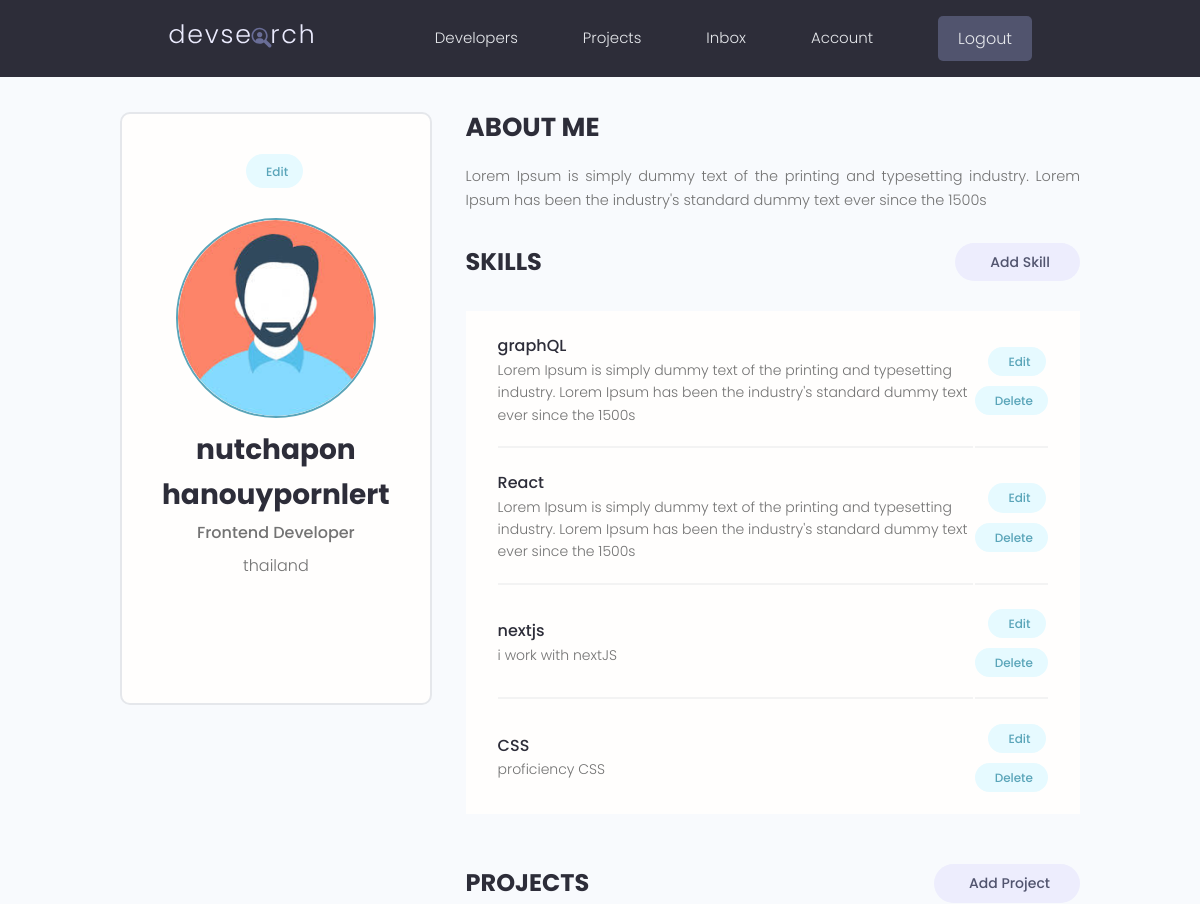
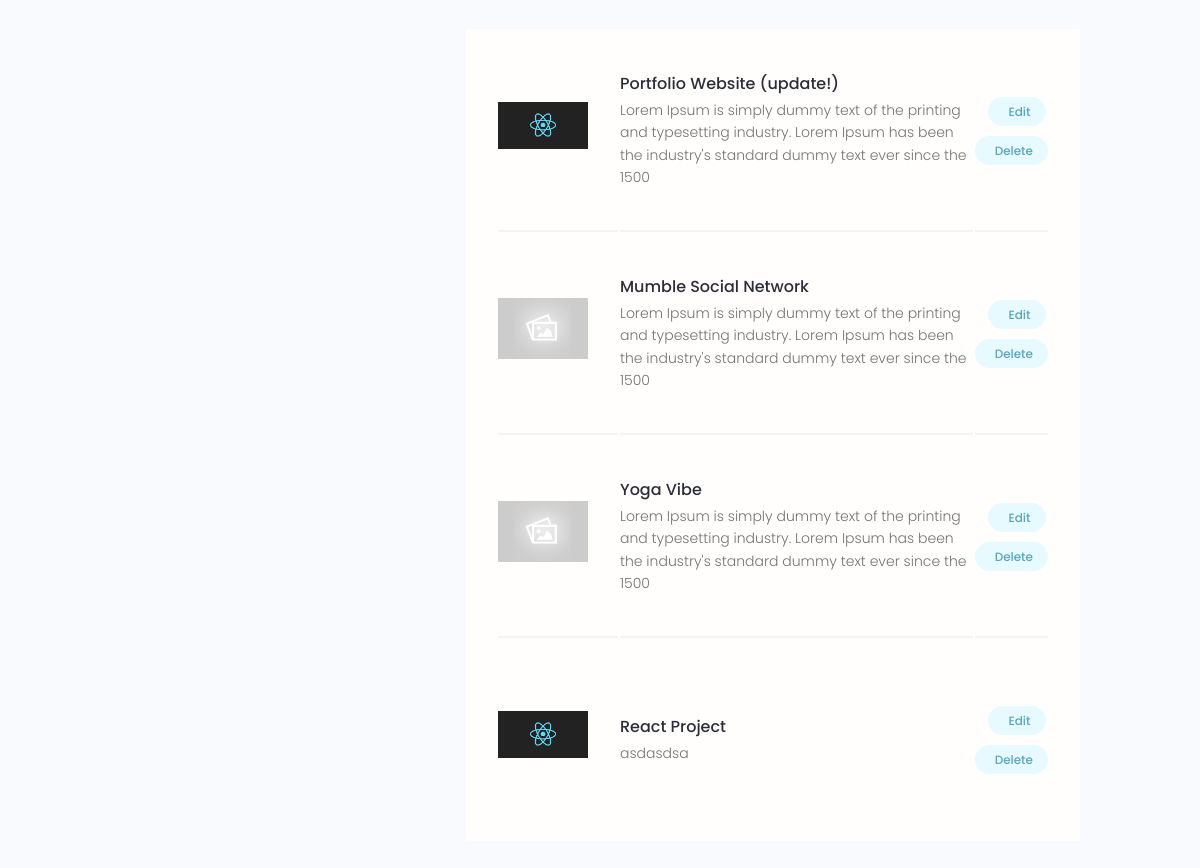
The app's page /account/ (signed in) with its own data (2 pictures, top to bottom).
### users/models.py (models this page shows, shortened)
class Profile(models.Model):
    user = models.OneToOneField(User, on_delete=models.CASCADE, null=True, blank=True)
    name = models.CharField(max_length=200, null=True, blank=True)
    username = models.CharField(max_length=200, null=True, blank=True)
    location = models.CharField(max_length=200, null=True, blank=True)
    email = models.EmailField(max_length=500, blank=True, null=True)
    short_intro =  models.CharField(max_length=200, null=True, blank=True)
    bio = models.TextField(null=True, blank=True)
    profile_image = models.ImageField(null=True, blank=True, upload_to='profiles/', default='profiles/user-default.png')
    social_github = models.CharField(max_length=200, null=True, blank=True)
    social_twitter = models.CharField(max_length=200, null=True, blank=True)
    social_linkedin = models.CharField(max_length=200, null=True, blank=True)
    social_youtube = models.CharField(max_length=200, null=True, blank=True)
    social_website = models.CharField(max_length=200, null=True, blank=True)
    created = models.DateTimeField(auto_now_add=True)
    id = models.UUIDField(
        default=uuid.uuid4,
        unique=True,
        primary_key=True,
        editable=False
    )

class Skill(models.Model):
    owner = models.ForeignKey(Profile, on_delete=models.CASCADE, null=True, blank=True)
    name = models.CharField(max_length=200, null=True, blank=True)
    description = models.TextField(null=True, blank=True)
    created = models.DateTimeField(auto_now_add=True)
    id = models.UUIDField(
        default=uuid.uuid4,
        unique=True,
        primary_key=True,
        editable=False
    )

### projects/models.py (models this page shows, shortened)
class Project(models.Model):
    owner = models.ForeignKey(Profile, null=True, blank=True, on_delete=models.SET_NULL)
    title = models.CharField(max_length=200)
    description = models.TextField(null=True, blank=True)
    featured_image = models.ImageField(null=True, blank=True, default='default.jpg')
    demo_link = models.CharField(max_length=2000, null=True, blank=True)
    source_link = models.CharField(max_length=2000, null=True, blank=True)
    tags = models.ManyToManyField('Tag', blank=True)
    vote_ratio = models.IntegerField(default=0, null=True, blank=True)
    vote_total = models.IntegerField(default=0, null=True, blank=True)
    created = models.DateTimeField(auto_now_add=True)
    id = models.UUIDField(
        default=uuid.uuid4,
        unique=True,
        primary_key=True,
        editable=False
    )

### users/views.py (the view)
# urls.py: path('account/', views.user_account, name='account'),
def user_account(request):
    profile = request.user.profile
    skills = profile.skill_set.all()
    projects = profile.project_set.all()
    context = {
        'profile': profile,
        'skills': skills,
        'projects': projects
    }
    return render(request, 'users/account.html', context)

### users/templates/users/account.html (shortened to what this page needs)
{% extends 'main.html' %} {% block content %}
<main class="settingsPage profile my-md">
    <div class="container">
        <div class="layout">
            <div class="column column--1of3">
                <div class="card text-center">
                    <div class="card__body dev">
                        <a
                            class="tag tag--pill tag--main settings__btn"
                            href="{% url 'edit-account' %}"
                            > Edit</a
                        >
                        <img
                            class="avatar avatar--xl dev__avatar"
                            src="{{ profile.profile_image.url }}"
                        />
                        <h2 class="dev__name">{{ profile.name }}</h2>
                        <p class="dev__title">{{ profile.short_intro }}</p>
                        <p class="dev__location">{{ profile.location }}</p>
                        <ul class="dev__social">
                        </ul>
                    </div>
                </div>
            </div>
            <div class="column column--2of3">
                <div class="devInfo">
                    <h3 class="devInfo__title">About Me</h3>
                    <p class="devInfo__about">{{ profile.bio }}</p>
                </div>
                <div class="settings">
                    <h3 class="settings__title">Skills</h3>
                    <a
                        class="tag tag--pill tag--sub settings__btn tag--lg"
                        href="{% url 'create-skill' %}"
                        > Add Skill</a
                    >
                </div>
                <table class="settings__table">
                    {% for skill in skills %}
                    <tr>
                        <td class="settings__tableInfo">
                            <h4>{{skill.name}}</h4>
                            <p>{{skill.description}}</p>
                        </td>
                        <td class="settings__tableActions">
                            <a
                                class="tag tag--pill tag--main settings__btn"
                                href="{% url 'update-skill' skill.id %}"
                                > Edit</a
                            >
                            <a
                                class="tag tag--pill tag--main settings__btn"
                                href="{% url 'delete-skill' skill.id %}?next=/account"
                                > Delete</a
                            >
                        </td>
                    </tr>
                    {% endfor %}
                </table>
                <div class="settings">
                    <h3 class="settings__title">Projects</h3>
                    <a
                        class="tag tag--pill tag--sub settings__btn tag--lg"
                        href="{% url 'create-project' %}"
                        > Add Project</a
                    >
                </div>
                <table class="settings__table">
                    {% for project in projects %}
                    <tr>
                        <td class="settings__thumbnail">
                            <a href="{% url 'project' project.id %}"
                                ><img
                                    src="{{ project.featured_image.url }}"
                                    alt="Project Thumbnail"
                            /></a>
                        </td>
                        <td class="settings__tableInfo">
                            <a href="{% url 'project' project.id %}"
                                >{{ project.title }}</a
                            >
                            <p>{{ project.description|slice:"150" }}</p>
                        </td>
                        <td class="settings__tableActions">
                            <a
                                class="tag tag--pill tag--main settings__btn"
                                href="{% url 'update-project' project.id %}"
                                > Edit</a
                            >
                            <a
                                class="tag tag--pill tag--main settings__btn"
                                href="{% url 'delete-project' project.id %}?next=/account"
                                > Delete</a
                            >
                        </td>
                    </tr>
                    {% endfor %}
                </table>
            </div>
        </div>
    </div>
</main>
{% endblock content %}

### static/styles/app.css (style rules this page uses)
:root { --color-sub: #2d2d39; }
.card { border: 2px solid var(--color-light); }
img { width: 100%; }
.profile .card > .dev { padding: 4rem; }
.dev__avatar { display: block; margin: auto; }
.dev__name { color: var(--color-sub); font-size: 2.8rem; font-weight: 700; margin-top: 1rem; margin-bottom: 0.5rem; }
.dev__title { font-size: 1.6rem; font-weight: 500; line-height: 1.3; }
.dev__location { margin-top: 1rem; }
.dev__social { margin: 3rem 0; list-style: none; display: flex; justify-content: center; gap: 1.5rem; }
.devInfo { margin-bottom: 3rem; }
.devInfo__title, .devInfo__subtitle { font-size: 2.6rem; color: var(--color-sub); text-transform: uppercase; font-weight: 700; margin-bottom: 1.5rem; }
.devInfo__about, .devSkill__info { font-size: 1.45rem; line-height: 1.7; text-align: justify; }
.settingsPage .dev > .settings__btn { display: inline-block; margin-bottom: 3rem; }
.settings { display: flex; justify-content: space-between; align-items: center; }
.settings__title { font-size: 2.4rem; text-transform: uppercase; font-weight: 700; color: var(--color-sub); }
.settings__table { margin-top: 3rem; margin-bottom: 5rem; padding: 0 3rem; background: var(--color-white); }
.settings__table tr { width: 100%; }
.settings__table tr > td { padding: 2rem 0; }
.settings__table tr:not(:last-child) td { border-bottom: 2px solid var(--color-white-light); }
.settings__thumbnail { width: 23%; min-width: 10rem; }
.settings__thumbnail img { padding-right: 3rem; height: 15rem; object-fit: contain; }
.settings__tableInfo { width: 100%; }
.settings__tableInfo h4, .settings__tableInfo a { padding-right: 1rem; width: auto; font-size: 1.6rem; font-weight: 500; color: var(--color-sub); }
.settings__tableInfo p { font-size: 1.4rem; }
.settings__tableActions { text-align: right; }

### static/uikit/styles/modules/_variables.css (style rules this page uses)
:root { --color-main: #5aa5b9; --color-main-light: #e6faff; --color-sub: #3f4156; --color-sub-light: #51546e; --color-sub-lighter: #ededfd; --color-text: #737373; --color-gray: #8b8b8b; --color-light: #e5e7eb; --color-light-gray: #767676; --color-bg: #f8fafd; --color-white: #fffefd; --color-white-light: #f3f3f3; --color-success: #359e64; --color-success-bg: #def8e8; --color-error: #fc4b0b; --color-error-bg: #fff2ee; --font-base: 'Poppins', arial, helvetica, 'Segoe UI', roboto, ubuntu, sans-serif; --font-monospace: 'Fira Code', 'Courier New', courier, monospace; --font-regular: 300; --font-medium: 500; --font-bold: 700; --generic-shadow: 1px 1px 5px #00000010; --generic-transition: all 0.3s ease-in-out; }

### static/uikit/styles/modules/_base.css (style rules this page uses)
* { margin: 0; padding: 0; box-sizing: border-box; text-rendering: optimizeLegibility; color: inherit; font-size: inherit; }
html { font-size: 50%; }
@media only screen and (min-width: 480px) { html { font-size: 56.25%; } }
@media only screen and (min-width: 1200px) { html { font-size: 62.5%; } }
body { line-height: 1.6; font-weight: 400; font-size: 1.5rem; color: var(--color-text); background-color: var(--color-bg); min-height: 100vh; }

### static/uikit/styles/modules/_typography.css (style rules this page uses)
* { font-family: var(--font-base); }
h2 { font-size: 3.6rem; font-weight: var(--font-bold); }
h3 { font-size: 3.2rem; font-weight: var(--font-medium); }
h4 { font-size: 2.8rem; font-weight: var(--font-medium); }
p, span, strong { font-size: 1.6rem; color: var(--color-text); font-weight: var(--font-regular); }
a { padding-bottom: 2px; text-decoration: none; display: inline-block; color: var(--color-main); font-weight: var(--font-medium); }

### static/uikit/styles/modules/_utilities.css (style rules this page uses)
.container { width: 92%; max-width: 165rem; margin: 0 auto; box-sizing: border-box; }
@media screen and (min-width: 1000px) { .container { width: 90%; } }
@media screen and (min-width: 1200px) { .container { width: 80%; } }
.text-center { text-align: center; }
.my-md { margin: 3rem auto; }

### static/uikit/styles/modules/_avatar.css (style rules this page uses)
.avatar { border-radius: 50%; border: 2px solid var(--color-main); object-fit: cover; }
.avatar--xl { height: 20rem; width: 20rem; }

### static/uikit/styles/modules/_card.css (style rules this page uses)
.card { border-radius: 1rem; background-color: var(--color-white); border: 1.5px solid var(--color-light); width: auto; height: auto; margin-top: 0.5rem; margin-bottom: 0.5rem; overflow: hidden; }
.card__body, .card__header { padding: 2rem 2.5rem; }

### static/uikit/styles/modules/_layout.css (style rules this page uses)
.layout { display: flex; flex-flow: row wrap; justify-content: space-between; }
.layout > .column { margin-bottom: 3rem; }
.layout > .column.column--1of3 { flex-basis: 30%; }
.layout > .column.column--2of3 { flex-basis: 64%; }

### records on screen
Profile: profile_image (picture), name "nutchapon hanouypornlert", short_intro "Frontend Developer", location "thailand", bio "Lorem Ipsum is simply dummy text of the printing and typesetting industry. Lorem Ipsum has been the industry's standard dummy text ever since the 1500s"
Skill: name "graphQL", description "Lorem Ipsum is simply dummy text of the printing and typesetting industry. Lorem Ipsum has been the industry's standard dummy text ever since the 1500s"
Skill: name "React", description "Lorem Ipsum is simply dummy text of the printing and typesetting industry. Lorem Ipsum has been the industry's standard dummy text ever since the 1500s"
Skill: name "nextjs", description "i work with nextJS"
Skill: name "CSS", description "proficiency CSS"
Project: featured_image (picture), title "Portfolio Website (update!)", description "Lorem Ipsum is simply dummy text of the printing and typesetting industry. Lorem Ipsum has been the industry's standard dummy text ever since the 1500"
Project: featured_image (placeholder picture), title "Mumble Social Network", description "Lorem Ipsum is simply dummy text of the printing and typesetting industry. Lorem Ipsum has been the industry's standard dummy text ever since the 1500"
Project: featured_image (placeholder picture), title "Yoga Vibe", description "Lorem Ipsum is simply dummy text of the printing and typesetting industry. Lorem Ipsum has been the industry's standard dummy text ever since the 1500"
Project: featured_image (picture), title "React Project", description "asdasdsa"
